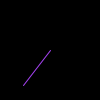
Frame 1 (no input)
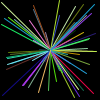
Frame 60 (the mouse pressed at the canvas centre just before this capture)
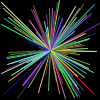
Frame 120 (the mouse held since frame 60 and released just before this capture)

The Processing sketch that drew these frames (run headless with seeded random() and noise(); from frame 60 on, the mouse is pressed at the canvas centre):

// Processing sketch: lasersFromCenter
// ── lasersFromCenter.pde
void setup() {
  frameRate(90);
  background(0);
}

void draw() {
  stroke(random(256), random(256), random(256));
  line(50, 50, random(100), random(100));
}
